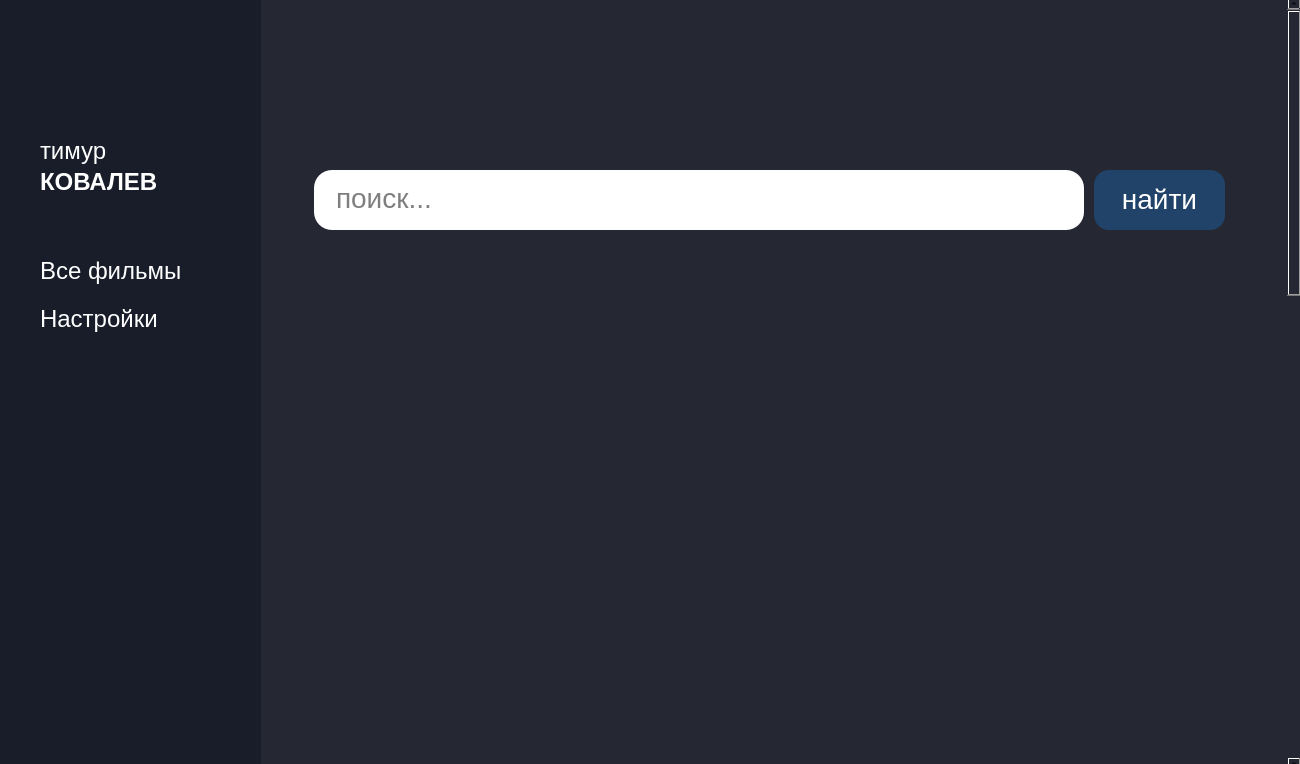
<?xml version="1.0" encoding="UTF-8"?>
<ui version="4.0">
 <class>MainWindow</class>
 <widget class="QMainWindow" name="MainWindow">
  <property name="geometry">
   <rect>
    <x>0</x>
    <y>0</y>
    <width>1300</width>
    <height>764</height>
   </rect>
  </property>
  <property name="font">
   <font>
    <family>Comic Sans MS</family>
   </font>
  </property>
  <property name="windowTitle">
   <string>MainWindow</string>
  </property>
  <property name="styleSheet">
   <string notr="true">background-color: #252832;</string>
  </property>
  <widget class="QWidget" name="centralwidget">
   <widget class="QWidget" name="sidebar" native="true">
    <property name="geometry">
     <rect>
      <x>0</x>
      <y>0</y>
      <width>261</width>
      <height>764</height>
     </rect>
    </property>
    <property name="styleSheet">
     <string notr="true">background-color: #181D29;</string>
    </property>
    <widget class="QWidget" name="sidebar_content" native="true">
     <property name="geometry">
      <rect>
       <x>40</x>
       <y>55</y>
       <width>191</width>
       <height>461</height>
      </rect>
     </property>
     <property name="styleSheet">
      <string notr="true"/>
     </property>
     <widget class="QLabel" name="sidebar_logo">
      <property name="geometry">
       <rect>
        <x>0</x>
        <y>0</y>
        <width>71</width>
        <height>71</height>
       </rect>
      </property>
      <property name="styleSheet">
       <string notr="true">background-image: url(:/newPrefix/Downloads/1DAF91D6-CDA2-4EF4-8A2E-AA1482B02B86 3 1.png);
background-repeat: no-repeat;
background-size: cover;</string>
      </property>
      <property name="text">
       <string/>
      </property>
     </widget>
     <widget class="QLabel" name="sidebar_name">
      <property name="geometry">
       <rect>
        <x>0</x>
        <y>80</y>
        <width>151</width>
        <height>31</height>
       </rect>
      </property>
      <property name="font">
       <font>
        <pointsize>-1</pointsize>
        <weight>12</weight>
        <bold>false</bold>
       </font>
      </property>
      <property name="styleSheet">
       <string notr="true">font-size: 24px; 
font-weight: 100;
color: #fff;</string>
      </property>
      <property name="text">
       <string>тимур</string>
      </property>
     </widget>
     <widget class="QLabel" name="sidebar_surname">
      <property name="geometry">
       <rect>
        <x>0</x>
        <y>116</y>
        <width>151</width>
        <height>21</height>
       </rect>
      </property>
      <property name="font">
       <font>
        <pointsize>-1</pointsize>
        <weight>99</weight>
        <bold>true</bold>
       </font>
      </property>
      <property name="styleSheet">
       <string notr="true">font-size: 24px;
font-weight: 800;
color: #fff;</string>
      </property>
      <property name="text">
       <string>КОВАЛЕВ</string>
      </property>
     </widget>
     <widget class="QWidget" name="nav" native="true">
      <property name="geometry">
       <rect>
        <x>0</x>
        <y>190</y>
        <width>191</width>
        <height>271</height>
       </rect>
      </property>
      <widget class="QLabel" name="all_films">
       <property name="geometry">
        <rect>
         <x>0</x>
         <y>10</y>
         <width>191</width>
         <height>31</height>
        </rect>
       </property>
       <property name="font">
        <font>
         <pointsize>-1</pointsize>
        </font>
       </property>
       <property name="cursor">
        <cursorShape>PointingHandCursor</cursorShape>
       </property>
       <property name="styleSheet">
        <string notr="true">font-size: 24px; color: #fff;</string>
       </property>
       <property name="text">
        <string>Все фильмы</string>
       </property>
      </widget>
      <widget class="QLabel" name="nav_item_2">
       <property name="geometry">
        <rect>
         <x>0</x>
         <y>58</y>
         <width>191</width>
         <height>31</height>
        </rect>
       </property>
       <property name="font">
        <font>
         <pointsize>-1</pointsize>
        </font>
       </property>
       <property name="cursor">
        <cursorShape>PointingHandCursor</cursorShape>
       </property>
       <property name="styleSheet">
        <string notr="true">font-size: 24px; color: #fff;</string>
       </property>
       <property name="text">
        <string>Настройки</string>
       </property>
      </widget>
     </widget>
    </widget>
   </widget>
   <widget class="QScrollArea" name="scroll">
    <property name="geometry">
     <rect>
      <x>280</x>
      <y>-4</y>
      <width>1021</width>
      <height>775</height>
     </rect>
    </property>
    <property name="styleSheet">
     <string notr="true">QScrollArea {
	border: none;
}

QScrollBar:vertical {
    border: none;
    background: transparent;
    width: 20px;
    margin: 15px 0 15px 0;
    border-radius: 0px;
	margin-right: 10px;
 }

QScrollBar::handle:vertical {	
	background-color: rgb(80, 80, 122);
	min-height: 30px;
	border-radius: 5px;
	transition: 0.3s;
	cursor: pointer;
}
QScrollBar::handle:vertical:hover{	
	transition: 0.3s;
	background-color: rgb(54, 57, 90);
}

QScrollBar::sub-line:vertical {
	opacity: 0;
	visibility: hidden;
	display: none;
}

QScrollBar::add-line:vertical {
	opacity: 0;
	visibility: hidden;
	display: none;
}

QScrollBar::up-arrow:vertical, QScrollBar::down-arrow:vertical {
	background: none;
}
QScrollBar::add-page:vertical, QScrollBar::sub-page:vertical {
	background: none;
}</string>
    </property>
    <property name="widgetResizable">
     <bool>true</bool>
    </property>
    <widget class="QWidget" name="scroll_content">
     <property name="geometry">
      <rect>
       <x>0</x>
       <y>0</y>
       <width>1021</width>
       <height>1264</height>
      </rect>
     </property>
     <layout class="QVBoxLayout" name="verticalLayout">
      <item>
       <widget class="QFrame" name="main">
        <property name="minimumSize">
         <size>
          <width>0</width>
          <height>2000</height>
         </size>
        </property>
        <property name="styleSheet">
         <string notr="true">border: none</string>
        </property>
        <property name="frameShape">
         <enum>QFrame::StyledPanel</enum>
        </property>
        <property name="frameShadow">
         <enum>QFrame::Raised</enum>
        </property>
        <widget class="QWidget" name="block" native="true">
         <property name="geometry">
          <rect>
           <x>15</x>
           <y>310</y>
           <width>881</width>
           <height>341</height>
          </rect>
         </property>
         <property name="styleSheet">
          <string notr="true">
border-radius: 20px;</string>
         </property>
         <layout class="QGridLayout" name="gridLayout">
          <item row="0" column="0">
           <layout class="QVBoxLayout" name="films"/>
          </item>
         </layout>
        </widget>
        <widget class="QWidget" name="header" native="true">
         <property name="geometry">
          <rect>
           <x>15</x>
           <y>35</y>
           <width>925</width>
           <height>191</height>
          </rect>
         </property>
         <property name="styleSheet">
          <string notr="true">background-color: transparent;</string>
         </property>
         <widget class="QLabel" name="header_logo">
          <property name="geometry">
           <rect>
            <x>10</x>
            <y>0</y>
            <width>351</width>
            <height>190</height>
           </rect>
          </property>
          <property name="styleSheet">
           <string notr="true">background-image: url(./images/logo.png);
background-repeat: no-repeat;
background-size: cover;</string>
          </property>
          <property name="text">
           <string/>
          </property>
         </widget>
         <widget class="QLineEdit" name="header_search">
          <property name="geometry">
           <rect>
            <x>10</x>
            <y>130</y>
            <width>770</width>
            <height>60</height>
           </rect>
          </property>
          <property name="styleSheet">
           <string notr="true">background-color: #fff; 
border-radius: 18px;
padding: 0 20px;
padding-bottom: 5px;
font-size: 28px;
color: #000;</string>
          </property>
          <property name="placeholderText">
           <string>поиск...</string>
          </property>
         </widget>
         <widget class="QPushButton" name="header_button">
          <property name="geometry">
           <rect>
            <x>790</x>
            <y>130</y>
            <width>131</width>
            <height>60</height>
           </rect>
          </property>
          <property name="cursor">
           <cursorShape>PointingHandCursor</cursorShape>
          </property>
          <property name="styleSheet">
           <string notr="true">background-color: #224369;
color: #fff;
font-size: 28px;
border: none;
border-radius: 15px;
padding-bottom: 2px;</string>
          </property>
          <property name="text">
           <string>найти</string>
          </property>
         </widget>
        </widget>
       </widget>
      </item>
     </layout>
    </widget>
   </widget>
  </widget>
 </widget>
 <resources>
  <include location="../../userimage.qrc"/>
 </resources>
 <connections/>
</ui>
